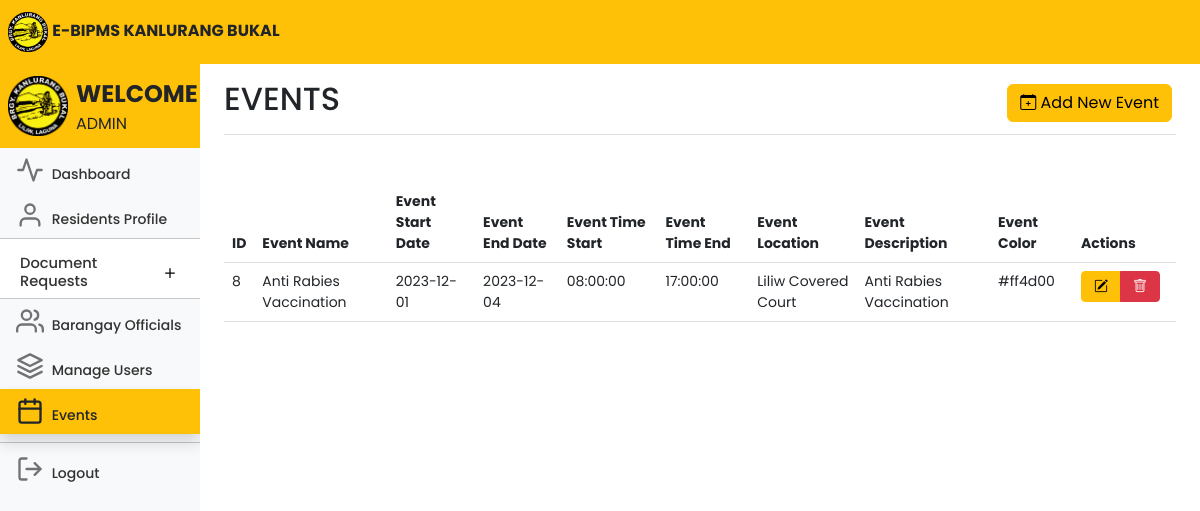
/adminevents.php (signed in), run on an earlier commit of the app's database.
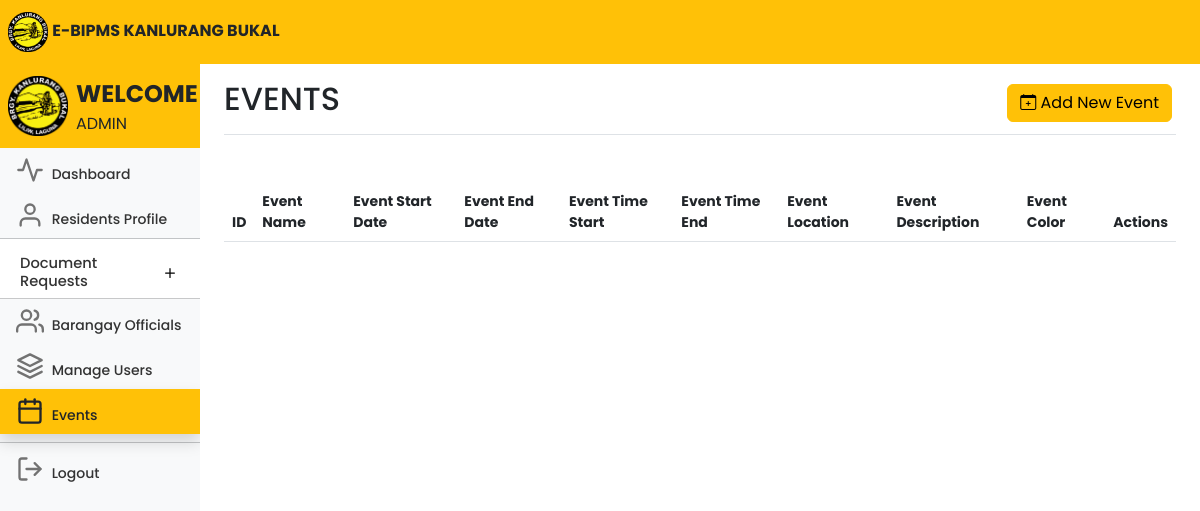
And on a later commit of the database.
### tables this page shows
CREATE TABLE `events` (
  `id` int(11) NOT NULL,
  `eventname` varchar(255) DEFAULT NULL,
  `eventdatestart` date DEFAULT NULL,
  `eventdateend` date DEFAULT NULL,
  `eventtimestart` time NOT NULL,
  `eventtimeend` time NOT NULL,
  `eventlocation` varchar(255) DEFAULT NULL,
  `eventdescription` text DEFAULT NULL,
  `eventcolor` varchar(7) NOT NULL
);

### adminevents.php (the view, shortened to what the changed rows need)
<!DOCTYPE html>
<html lang="en">
<head>
    <link rel="stylesheet" href="https://cdn.jsdelivr.net/npm/bootstrap-icons@1.7.2/font/bootstrap-icons.css">
    <link href="css/bootstrap.min.css" rel="stylesheet">
    <link rel="stylesheet" href="https://cdnjs.cloudflare.com/ajax/libs/animate.css/4.1.1/animate.min.css" />
    <link rel="stylesheet" href="css/style.css">
    <link rel="stylesheet" href="https://site-assets.fontawesome.com/releases/v6.4.2/css/all.css">
    <link rel="stylesheet" href="https://site-assets.fontawesome.com/releases/v6.4.2/css/sharp-solid.css">
    <link rel="stylesheet" href="https://site-assets.fontawesome.com/releases/v6.4.2/css/sharp-regular.css">
    <link rel="stylesheet" href="https://site-assets.fontawesome.com/releases/v6.4.2/css/sharp-light.css">
    <link href="dashboard.css" rel="stylesheet">
    <link rel="stylesheet" href="DataTables/datatables.css" />
    <link rel="stylesheet" href="https://cdn.datatables.net/1.13.4/css/dataTables.bootstrap5.min.css" />
</head>
<body>
    <div class="container-fluid">
        <div class="row">
            <nav id="sidebarMenu" class="col-md-3 col-lg-2 d-md-block bg-body-tertiary sidebar collapse">
                <div class="position-sticky pt-2 mt-2 sidebar-sticky bg-light">
                    <ul class="nav flex-column">
                        <li class="nav-item fs-7">
                            <div class="accordion accordion-flush" id="accordionFlushExample">
                                <div class="accordion-item">
                                    <h2 class="accordion-header fs-7">
                                        <button class="accordion-button collapsed fs-7 pt-3 pb-2 nav-link"
                                            style="font-size:11pt;" type="button" data-bs-toggle="collapse"
                                            data-bs-target="#flush-collapseOne" aria-expanded="false"
                                            aria-controls="flush-collapseOne">
                                            Document Requests
                                        </button>
                                    </h2>
                                </div>
                        </li>
                    </ul>
                </div>
            </nav>
            <main class="col-md-9 ms-sm-auto col-lg-10 px-md-4">
                <div
                    class="d-flex justify-content-between flex-wrap flex-md-nowrap align-items-center pt-3 pb-2 mb-3 border-bottom">
                    <h1 style="text-transform: uppercase;" class="h2">Events</h1>
                </div>
                <div class="table-responsive">
                    <table id="myTable" class="table table-md" style="width:100%">
                        <thead>
                            <tr>
                                <th scope="col">ID</th>
                                <th scope="col">Event Name</th>
                                <th scope="col">Event Start Date</th>
                                <th scope="col">Event End Date</th>
                                <th scope="col">Event Time Start</th>
                                <th scope="col">Event Time End</th>
                                <th scope="col">Event Location</th>
                                <th scope="col">Event Description</th>
                                <th scope="col">Event Color</th>
                                <th scope="col">Actions</th>
                            </tr>
                        </thead>
                        <tbody>
                            <?php
                            include 'conn.php';
                            $query = "SELECT * FROM events";
                            $query_run = mysqli_query($conn, $query);
                            if (mysqli_num_rows($query_run) > 0) {
                                foreach ($query_run as $items) {
                                    ?>
                                    <tr>
                                        <td>
                                            <?= $items['id']; ?>
                                        </td>
                                        <td>
                                            <?= $items['eventname']; ?>
                                        </td>
                                        <td>
                                            <?= $items['eventdatestart']; ?>
                                        </td>
                                        <td>
                                            <?= $items['eventdateend']; ?>
                                        </td>
                                        <td>
                                            <?= $items['eventtimestart']; ?>
                                        </td>
                                        <td>
                                            <?= $items['eventtimeend']; ?>
                                        </td>
                                        <td>
                                            <?= $items['eventlocation']; ?>
                                        </td>
                                        <td>
                                            <?= $items['eventdescription']; ?>
                                        </td>
                                        <td>
                                            <?= $items['eventcolor']; ?>
                                        </td>
                                        <td class="text-right">
                                            <div class="btn-group me-2">
                                                <button type="button" class="btn btn-warning btn-sm editbtn"
                                                    data-bs-target="#editModal" style="width: 40px;"><i
                                                        class="bi bi-pencil-square"></i></button>
                                                <button type="button" class="btn btn-danger btn-sm deletebtn"
                                                    style="width: 40px;"><i class="bi bi-trash"></i></button>
                                            </div>
                                        </td>
                                    </tr>
                                    <?php
                                }
                            }
                            ?>
                        </tbody>
                    </table>
                </div>
        </div>
    </div>
</body>
</html>

What changed in the data, as far as the page shows it:
removed events: id "8", eventname "Anti Rabies Vaccination", eventdatestart "2023-12-01", eventdateend "2023-12-04", eventtimestart "08:00:00", eventtimeend "17:00:00", eventlocation "Liliw Covered Court", eventdescription "Anti Rabies Vaccination", eventcolor "#ff4d00"
